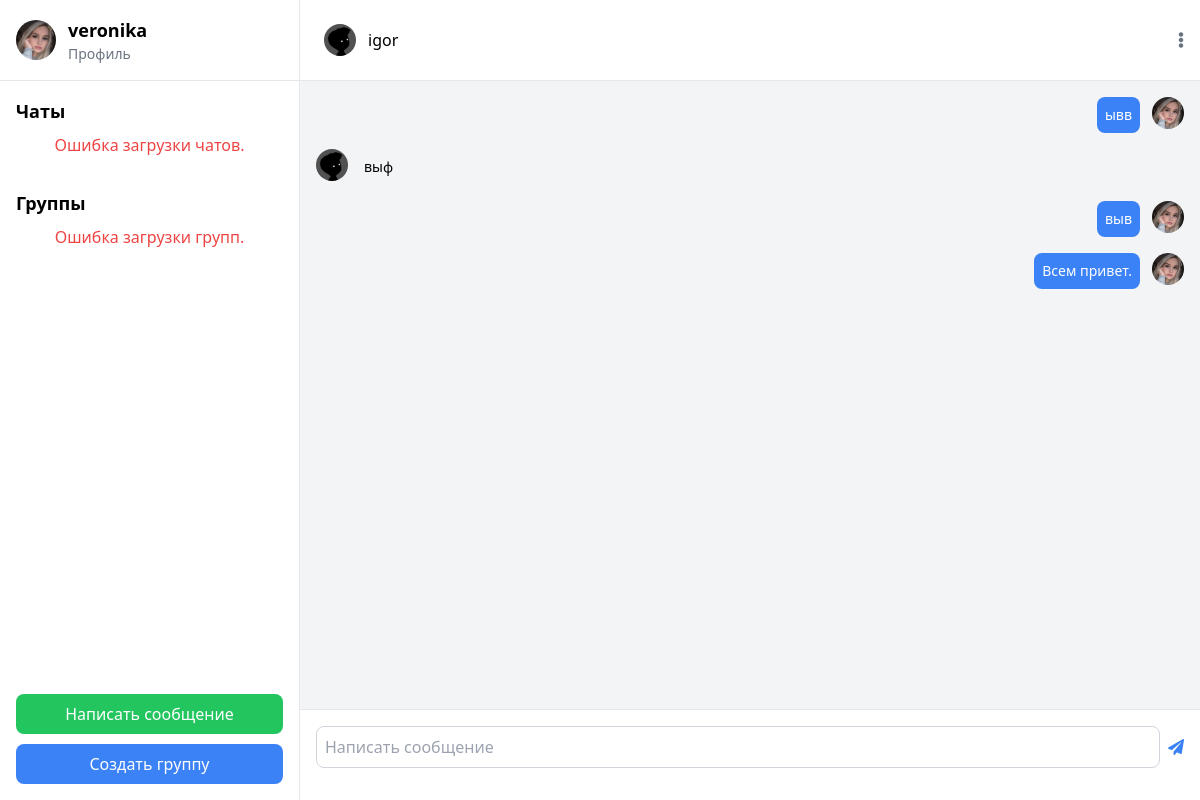
Before: /personal-chat/igor/ (signed in) with the older database file.
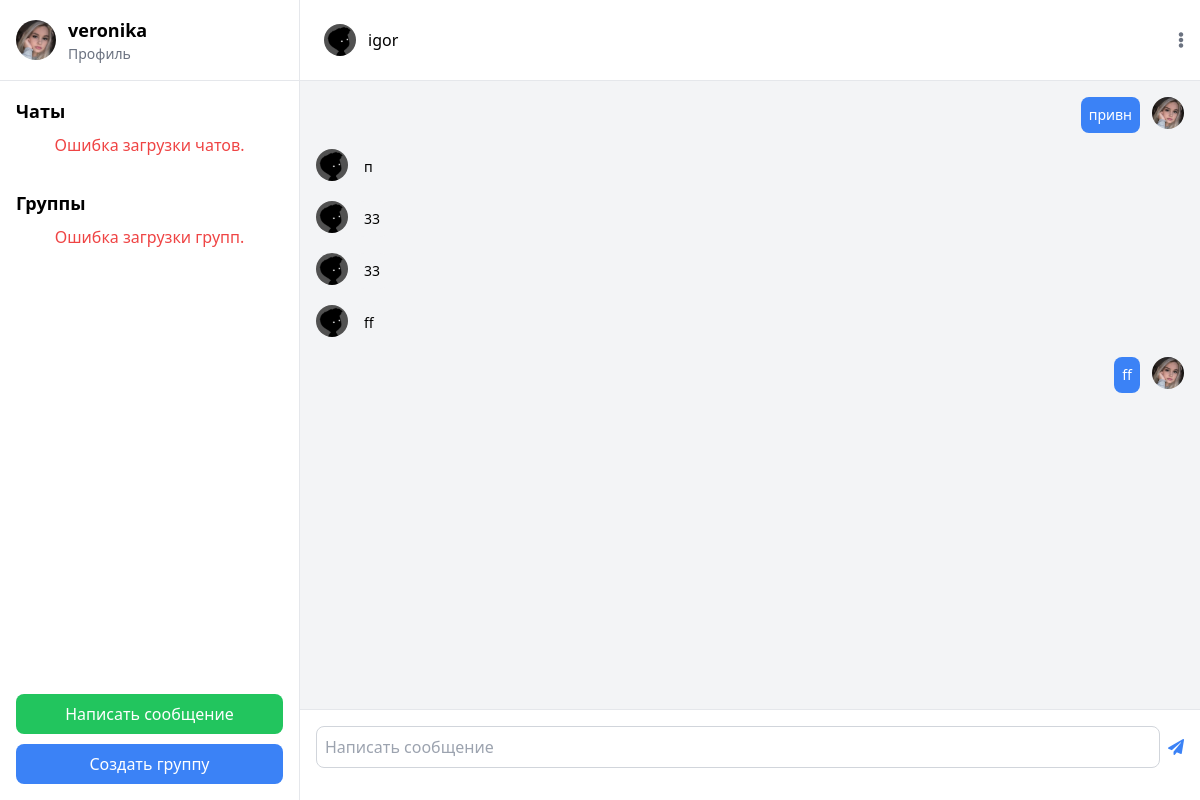
After: the same page with the newer database file.
### chat/models.py (models this page shows, shortened)
class CustomUser (AbstractUser ):
    about = models.TextField()
    phone_number = models.CharField(max_length=15)
    photo = models.ImageField(upload_to='images/', blank=True, null=True, default='images/user-default.png')

class Message(models.Model):
    chat = models.ForeignKey(Chat, related_name='messages', on_delete=models.CASCADE, null=True)
    sender = models.ForeignKey(settings.AUTH_USER_MODEL, related_name='sent_messages', on_delete=models.CASCADE)
    receiver = models.ForeignKey(settings.AUTH_USER_MODEL, related_name='received_messages', on_delete=models.CASCADE, null=True, blank=True)
    content = models.TextField()
    timestamp = models.DateTimeField(auto_now_add=True)
    group = models.ForeignKey('Group', on_delete=models.CASCADE, null=True, blank=True)
    is_read = models.BooleanField(default=False)  # Поле для статуса прочтения

### chat/views.py (the view)
# urls.py: path('personal-chat/<str:user>/', chat_view, name="personal_chat"),
@login_required
def chat_view(request, user):
    other_user = get_object_or_404(CustomUser , username=user)
    Message.objects.filter(receiver=request.user, sender=other_user, is_read=False).update(is_read=True)
    messages = Message.objects.filter(
        (Q(sender=request.user) & Q(receiver=other_user)) |
        (Q(sender=other_user) & Q(receiver=request.user))
    ).order_by('timestamp')
    unread_count = Message.objects.filter(receiver=request.user, sender=other_user, is_read=False).count()
    return render(request, 'chat/chat.html', {
        'messages': messages,
        'other_user': other_user,
        'chat_type': 'personal',  # Указываем тип чата
        'chat_avatar_url': other_user.photo.url if other_user.photo else None,  # URL аватара
        'chat_title': other_user.username,  # Имя пользователя
        'unread_count': unread_count,  # Количество непрочитанных сообщений
    })

### templates/chat/chat.html (shortened to what this page needs)
{% extends 'chat/main.html' %}
{% block header %}
<div class="flex-1 flex flex-col">
    <div class="flex items-center justify-between bg-white">
        <div class="flex items-center p-2 rounded-lg">
            <img alt="Chat avatar placeholder" class="w-8 h-8 rounded-full" height="40" src="{{ chat_avatar_url }}" width="40"/>
            <span class="ml-3 text-500">{{ chat_title }}</span>
        </div>
        <button class="text-gray-500" id="optionsButton">
            <i class="fas fa-ellipsis-v"></i>
        </button>
    </div>
</div>
{% endblock header %}
{% block content %}
<div class="flex-1 p-4 overflow-y-auto" id="chat-log">
    {% for message in messages %}
        <div class="flex mb-4 {% if message.sender == request.user %}justify-end{% endif %}">
            {% if message.sender != request.user %}
                <img alt="User  avatar placeholder" class="w-8 h-8 rounded-full" height="40" src="{{ message.sender.photo.url }}" width="40"/>
            {% endif %}
            <div class="{% if message.sender == request.user %}mr-3 bg-blue-500 text-white{% else %}ml-2 bg-gray-100{% endif %} p-2 rounded-lg">
                <p class="text-sm">
                    {{ message.content }}
                </p>
            </div>
            {% if message.sender == request.user %}
                <img alt="User  avatar placeholder" class="w-8 h-8 rounded-full" height="40" src="{{ message.sender.photo.url }}" width="40"/>
            {% endif %}
        </div>
    {% endfor %}
</div>
<div class="p-4 bg-white border-t border-gray-200">
    <form id="message-form">
        <div class="flex items-center">
            <input class="flex-1 p-2 border border-gray-300 rounded-lg" id="message-input" placeholder="Написать сообщение" type="text" required/>
            <button class="ml-2 text-blue-500" type="submit">
                <i class="fas fa-paper-plane"></i>
            </button>
        </div>
    </form>
</div>
{% endblock content %}

### templates/chat/main.html (shortened to what this page needs)
<html lang="en">
 <head>
  <script src="https://cdn.tailwindcss.com"></script>
  <link href="https://cdnjs.cloudflare.com/ajax/libs/font-awesome/5.15.3/css/all.min.css" rel="stylesheet"/>
 </head>
 <body class="font-roboto bg-gray-100">
  <div class="flex h-screen">
        {% include 'chat/components/sidebar.html' %}
   </div>
   <div class="flex-1 flex flex-col">
    <div class="flex items-center justify-between p-4 bg-white border-b border-gray-200">
     {% block header %} <h2 class="text-lg font-semibold h-9 mt-3">QuickChat</h2> {% endblock %}
    </div>
{% block content %}{% endblock content %}
   </div>
 </body>
</html>

### templates/chat/components/sidebar.html (shortened to what this page needs)
<div class="w-1/4 bg-white border-r border-gray-200 hidden md:flex flex-col justify-between">
    <div>
        <div class="p-4 border-b border-gray-200">
            <div class="flex items-center">
                <img alt="User  avatar placeholder" class="w-10 h-10 rounded-full" height="50" src="{{ user.photo.url }}" width="50"/>
                <div class="ml-3">
                    <h2 class="text-lg font-semibold">{{ user.username }}</h2>
                    <button class="text-sm text-gray-500" onclick="window.location.href='{% url 'edit_profile' %}'">Профиль</button>
                </div>
            </div>
        </div>
        <div class="p-4">
            <h3 class="text-lg font-semibold mb-2">Чаты</h3>
            <div id="error" class="hidden text-red-500 text-center">Ошибка загрузки чатов.</div>
        </div>
        <div class="p-4">
            <h3 class="text-lg font-semibold mb-2">Группы</h3>
            <div id="errorGroups" class="hidden text-red-500 text-center">Ошибка загрузки групп.</div>
        </div>
    </div>
    <div class="p-4">
        <button class="w-full bg-green-500 text-white py-2 px-4 rounded-lg mb-4" id="viewUser ListButton" style="margin-bottom: 10px" onclick="window.location.href='{% url 'user_list' %}'">Написать сообщение</button>
        <button class="w-full bg-blue-500 text-white py-2 px-4 rounded-lg" id="createGroupChatButton" onclick="window.location.href='{% url 'create_group' %}'">Создать группу</button>
    </div>

Changed rows visible on the page:
removed Message: content "ывв", sender.photo (picture)
removed Message: sender.photo (picture), content "выф"
removed Message: content "выв", sender.photo (picture)
removed Message: content "Всем привет.", sender.photo (picture)
added Message: content "привн", sender.photo (picture)
added Message: sender.photo (picture), content "п"
added Message: sender.photo (picture), content "33"
added Message: sender.photo (picture), content "33"
added Message: sender.photo (picture), content "ff"
added Message: content "ff", sender.photo (picture)
